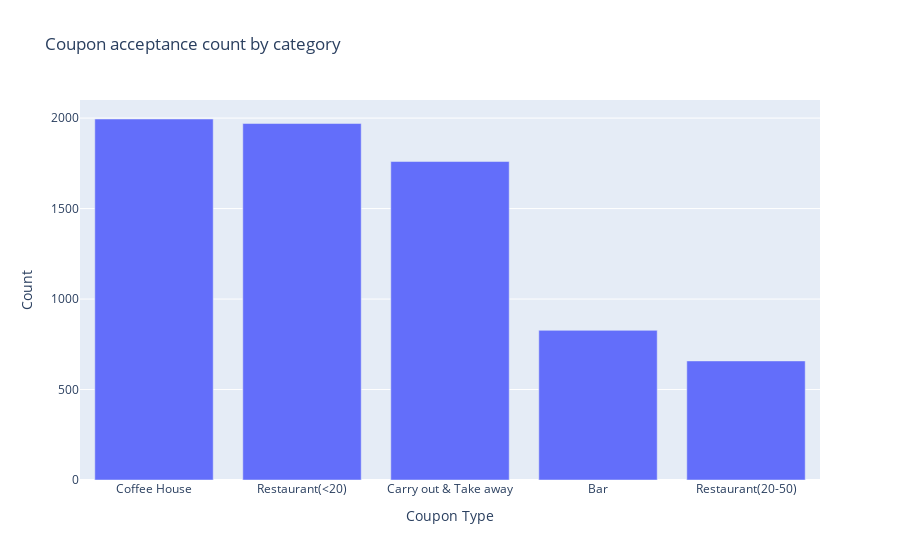

Notebook code cell kept with this figure:
### Code cell
# Count occurrences of each 'coupon' type
each_entry_count = All_y_equals_1_df['coupon'].value_counts().reset_index()
each_entry_count.columns = ['coupon', 'count']

# Create bar chart using Plotly
fig = px.bar(each_entry_count, x='coupon', y='count', title='Coupon acceptance count by category', labels={'coupon': 'Coupon Type', 'count': 'Count'})
fig.show()
each_entry_count

### Figure 1 — Plotly figure (JSON) as saved in the notebook; plotly's stock layout.template omitted (floating-point values rounded to 4 significant figures)
{"data": [{"alignmentgroup": "True", "hovertemplate": "Coupon Type=%{x}<br>Count=%{y}<extra></extra>", "legendgroup": "", "marker": {"color": "#636efa", "pattern": {"shape": ""}}, "name": "", "offsetgroup": "", "orientation": "v", "showlegend": false, "textposition": "auto", "type": "bar", "x": ["Coffee House", "Restaurant(<20)", "Carry out & Take away", "Bar", "Restaurant(20-50)"], "xaxis": "x", "y": [1995, 1970, 1760, 827, 658], "yaxis": "y"}], "layout": {"autosize": true, "barmode": "relative", "legend": {"tracegroupgap": 0}, "title": {"text": "Coupon acceptance count by category"}, "xaxis": {"anchor": "y", "autorange": true, "domain": [0, 1], "range": [-0.5, 4.5], "title": {"text": "Coupon Type"}, "type": "category"}, "yaxis": {"anchor": "x", "autorange": true, "domain": [0, 1], "range": [0, 2100], "title": {"text": "Count"}, "type": "linear"}}}
